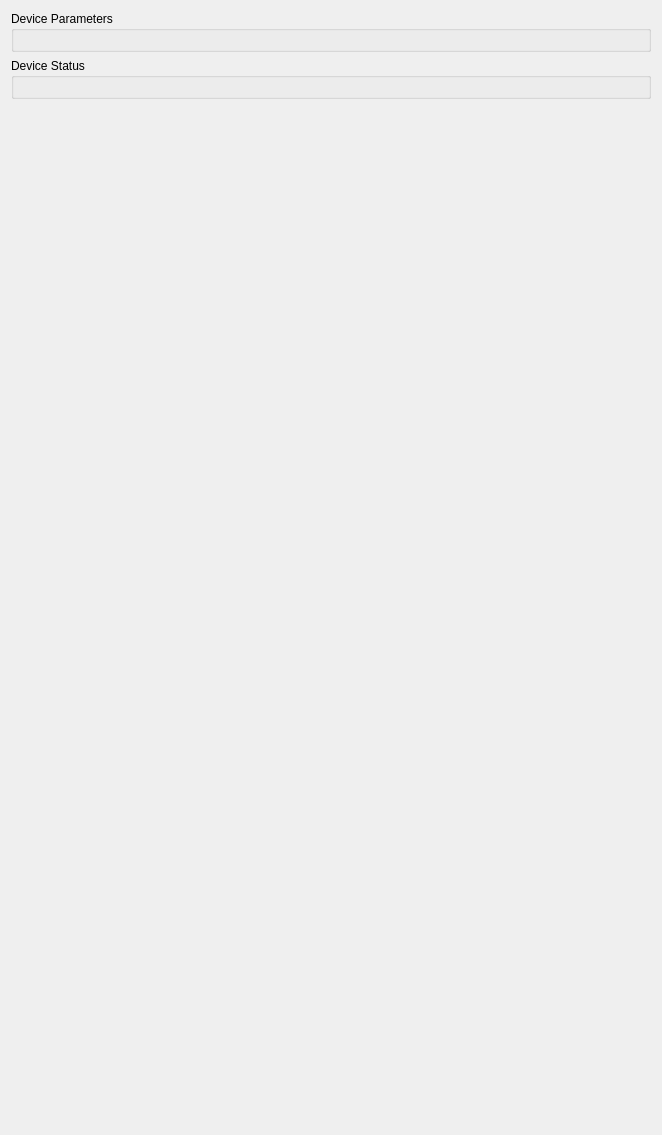
<?xml version="1.0" encoding="UTF-8"?>
<ui version="4.0">
 <class>DeveloperWidget</class>
  <widget class="QWidget" name="DeveloperWidget">
  <property name="geometry">
   <rect>
    <x>0</x>
    <y>0</y>
    <width>662</width>
    <height>1135</height>
   </rect>
  </property>
   <layout class="QVBoxLayout" name="verticalLayout">
    <item>
     <widget class="QGroupBox" name="parameter_groupbox">
      <property name="title">
       <string>Device Parameters</string>
      </property>
      <layout class="QGridLayout" name="parameter_layout"/>
     </widget>
    </item>
    <item>
     <widget class="QGroupBox" name="status_groupbox">
      <property name="title">
       <string>Device Status</string>
      </property>
      <layout class="QGridLayout" name="status_layout"/>
     </widget>
    </item>
    <item>
     <spacer name="verticalSpacer">
      <property name="orientation">
       <enum>Qt::Vertical</enum>
      </property>
      <property name="sizeHint" stdset="0">
       <size>
        <width>20</width>
        <height>461</height>
       </size>
      </property>
     </spacer>
    </item>
   </layout>
  </widget>
 <resources/>
 <connections/>
</ui>
